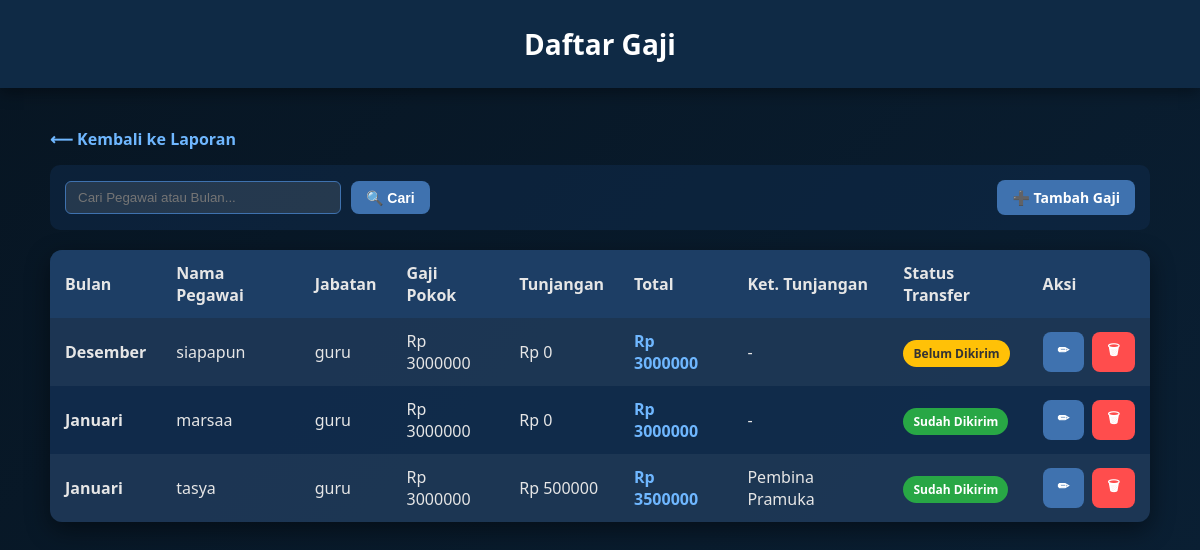
Page /laporan/gaji/ on the committed database.
### laporan/models.py (models this page shows, shortened)
class Gaji(models.Model):
    BULAN_PILIHAN = [
        ('Januari', 'Januari'), ('Februari', 'Februari'), ('Maret', 'Maret'),
        ('April', 'April'), ('Mei', 'Mei'), ('Juni', 'Juni'),
        ('Juli', 'Juli'), ('Agustus', 'Agustus'), ('September', 'September'),
        ('Oktober', 'Oktober'), ('November', 'November'), ('Desember', 'Desember'),
    ]
    STATUS_TRANSFER = [
        ('Belum Ditransfer', 'Belum Ditransfer'),
        ('Sudah Ditransfer', 'Sudah Ditransfer'),
    ]
    pegawai = models.ForeignKey(Pegawai, on_delete=models.CASCADE)
    nama_pegawai = models.CharField(max_length=255, blank=True)
    bulan = models.CharField(max_length=20, choices=BULAN_PILIHAN, default='Januari')
    status_transfer = models.CharField(max_length=20, choices=STATUS_TRANSFER, default='Belum Ditransfer')
    gaji_pokok = models.PositiveIntegerField(default=0)
    tunjangan_jabatan = models.PositiveIntegerField(default=0)
    keterangan_tunjangan = models.CharField(max_length=255, blank=True, null=True)
    @property
    def total_gaji(self):
        return self.gaji_pokok + self.tunjangan_jabatan

### admin_app/models.py (models this page shows, shortened)
class Pegawai(models.Model):
    id_pegawai = models.CharField(max_length=10, unique=True, editable=False)
    JABATAN_CHOICES = [
        ("guru", "Guru"),
        ("staff", "Staff"),
        ("admin", "Admin"),
    ]
    user = models.OneToOneField(User, on_delete=models.CASCADE, null=True, blank=True)
    nama = models.CharField(max_length=200)
    nip = models.CharField(max_length=50, blank=True, null=True)
    jabatan = models.CharField(max_length=20, choices=JABATAN_CHOICES)
    gaji_pokok = models.IntegerField(default=0)

### laporan/views.py (the view)
# urls.py: path("gaji/", views.gaji_list, name="gaji_list"),
def gaji_list(request):
    gaji = Gaji.objects.select_related('pegawai').all().order_by('-id')
    keyword = request.GET.get('q')
    if keyword:
        gaji = gaji.filter(
            Q(pegawai__nama__icontains=keyword) |       # Cari Nama
            Q(pegawai__id_pegawai__icontains=keyword) | # Cari ID Pegawai
            Q(bulan__icontains=keyword)                 # Cari Bulan
        )
    return render(request, "laporan/gaji_list.html", {"gaji": gaji, "keyword": keyword})

### laporan/templates/laporan/gaji_list.html (shortened to what this page needs)
<!DOCTYPE html>
<html lang="en">
<head>
</head>
<body>
<header>Daftar Gaji</header>
<div class="wrapper">
    <a href="{% url 'laporan_home' %}" class="back">⟵ Kembali ke Laporan</a>
    <div class="header-controls">
        <form method="get" class="search-box">
            <input type="text" name="q" class="search-input" placeholder="Cari Pegawai atau Bulan..." value="{{ keyword|default:'' }}">
            <button type="submit" class="button">🔍 Cari</button>
        </form>
        <a href="{% url 'gaji_tambah' %}" class="button">➕ Tambah Gaji</a>
    </div>
    <table>
        <tr>
            <th>Bulan</th>
            <th>Nama Pegawai</th>
            <th>Jabatan</th>
            <th>Gaji Pokok</th>
            <th>Tunjangan</th>
            <th>Total</th>
            <th>Ket. Tunjangan</th>
            <th>Status Transfer</th>
            <th>Aksi</th>
        </tr>
        {% for g in gaji %}
        <tr>
            <td><b>{{ g.bulan }}</b></td>
            <td>{{ g.pegawai.nama }}</td>
            <td>{{ g.pegawai.jabatan }}</td>
            <td>Rp {{ g.gaji_pokok }}</td>
            <td>Rp {{ g.tunjangan_jabatan }}</td>
            <td style="color: #6fb7ff; font-weight:bold;">Rp {{ g.total_gaji }}</td>
            <td>{{ g.keterangan_tunjangan|default:"-" }}</td>
            <td>
                {% if "Sudah" in g.status_transfer %}
                    <span class="status-badge status-success">Sudah Dikirim</span>
                {% else %}
                    <span class="status-badge status-pending">Belum Dikirim</span>
                {% endif %}
            </td>
            <td>
                <div class="action-buttons">
                    <a href="{% url 'gaji_edit' g.pk %}" class="button">✏</a>
                    <a href="{% url 'gaji_hapus' g.pk %}" class="button delete-button">🗑</a>
                </div>
            </td>
        </tr>
        {% empty %}
        <tr>
            <td colspan="9" style="text-align:center; padding: 30px;">Belum ada data gaji yang diinput.</td>
        </tr>
        {% endfor %}
    </table>
</div>
</body>
</html>

### laporan/templates/laporan/gaji_list.html (style rules this page uses)
body { margin: 0; font-family: "Segoe UI", sans-serif; background: linear-gradient(135deg, #071522, #0a1f33); color: #e6e6e6; }
header { background: #0f2a45; padding: 25px 0; text-align: center; font-size: 28px; font-weight: 600; color: #fff; box-shadow: 0 4px 15px rgba(0,0,0,0.4); }
.wrapper { max-width: 1100px; margin: 40px auto; padding: 0 20px; }
a.back { display: inline-block; margin-bottom: 15px; color: #6fb7ff; text-decoration: none; font-weight: bold; }
.button { padding: 8px 15px; background: #3f72af; color: white; border-radius: 8px; text-decoration: none; font-weight: bold; border: none; cursor: pointer; font-size: 14px; transition: 0.3s; }
.delete-button { background: #ff4d4d; }
.header-controls { display: flex; justify-content: space-between; align-items: center; margin-bottom: 20px; background: rgba(17,45,78,0.5); padding: 15px; border-radius: 10px; }
.search-box { display: flex; gap: 10px; }
.search-input { padding: 8px 12px; border-radius: 6px; border: 1px solid #3f72af; background: rgba(255,255,255,0.1); color: white; outline: none; width: 250px; }
table { width: 100%; border-collapse: collapse; background: rgba(17,45,78,0.9); border-radius: 12px; overflow: hidden; box-shadow: 0 8px 25px rgba(0,0,0,0.45); }
th, td { padding: 12px 15px; text-align: left; vertical-align: middle; }
th { background: rgba(31,65,105,0.9); }
tr:nth-child(even) { background: rgba(255,255,255,0.05); }
.status-badge { padding: 5px 10px; border-radius: 20px; font-size: 12px; font-weight: bold; }
.status-success { background: #28a745; color: white; }
.status-pending { background: #ffc107; color: #333; }
.action-buttons { display: flex; gap: 8px; }

### rows in the picture
Gaji: bulan "Desember", pegawai.nama "siapapun", pegawai.jabatan "guru", gaji_pokok "3000000", tunjangan_jabatan "0", total_gaji "3000000", keterangan_tunjangan "-", status_transfer "Belum Dikirim"
Gaji: bulan "Januari", pegawai.nama "marsaa", pegawai.jabatan "guru", gaji_pokok "3000000", tunjangan_jabatan "0", total_gaji "3000000", keterangan_tunjangan "-", status_transfer "Sudah Dikirim"
Gaji: bulan "Januari", pegawai.nama "tasya", pegawai.jabatan "guru", gaji_pokok "3000000", tunjangan_jabatan "500000", total_gaji "3500000", keterangan_tunjangan "Pembina Pramuka", status_transfer "Sudah Dikirim"
